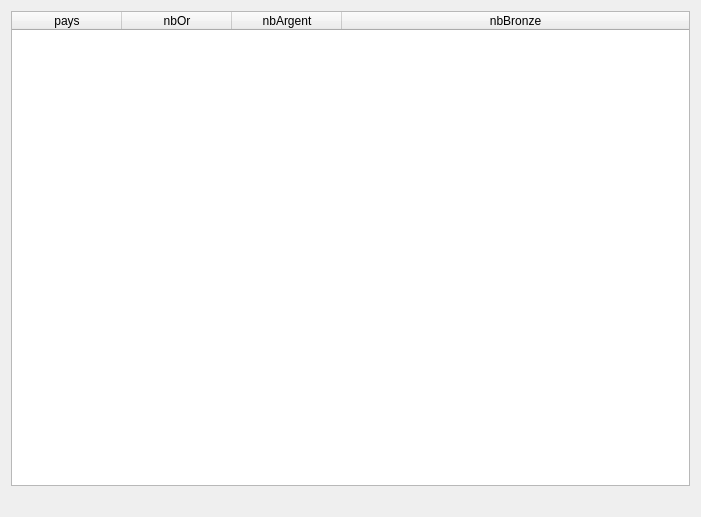
<?xml version="1.0" encoding="UTF-8"?>
<ui version="4.0">
 <class>fct_comp_5</class>
 <widget class="QDialog" name="fct_comp_5">
  <property name="geometry">
   <rect>
    <x>0</x>
    <y>0</y>
    <width>701</width>
    <height>517</height>
   </rect>
  </property>
  <property name="windowTitle">
   <string>Nom, Prénom, pays, catégorie des sportifs d'une équipe</string>
  </property>
  <layout class="QGridLayout" name="gridLayout">
   <item row="0" column="0">
    <layout class="QHBoxLayout" name="horizontalLayout">
     <property name="sizeConstraint">
      <enum>QLayout::SetDefaultConstraint</enum>
     </property>
    </layout>
   </item>
   <item row="1" column="0">
    <layout class="QHBoxLayout" name="horizontalLayout_2"/>
   </item>
   <item row="2" column="0">
    <widget class="QTableWidget" name="table_fct_comp_6">
     <attribute name="horizontalHeaderDefaultSectionSize">
      <number>110</number>
     </attribute>
     <attribute name="horizontalHeaderMinimumSectionSize">
      <number>50</number>
     </attribute>
     <attribute name="horizontalHeaderStretchLastSection">
      <bool>true</bool>
     </attribute>
     <attribute name="verticalHeaderVisible">
      <bool>false</bool>
     </attribute>
     <column>
      <property name="text">
       <string>pays</string>
      </property>
     </column>
     <column>
      <property name="text">
       <string>nbOr</string>
      </property>
     </column>
     <column>
      <property name="text">
       <string>nbArgent</string>
      </property>
     </column>
     <column>
      <property name="text">
       <string>nbBronze</string>
      </property>
     </column>
    </widget>
   </item>
   <item row="3" column="0">
    <widget class="QLabel" name="label_fct_comp_6">
     <property name="text">
      <string/>
     </property>
     <property name="alignment">
      <set>Qt::AlignCenter</set>
     </property>
    </widget>
   </item>
  </layout>
 </widget>
 <resources/>
 <connections/>
 <slots>
  <slot>refreshResult()</slot>
 </slots>
</ui>
